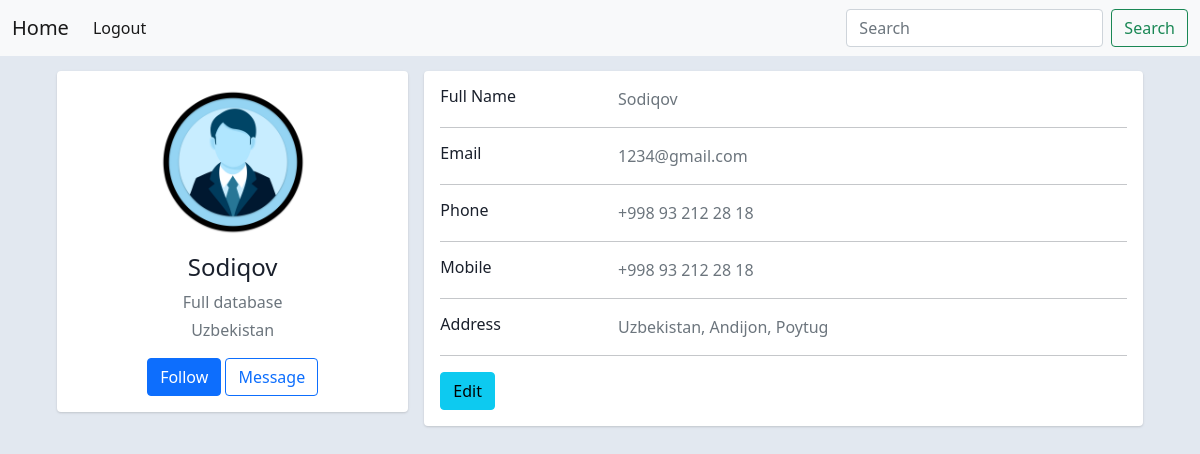
The app's page / (signed in), older data.
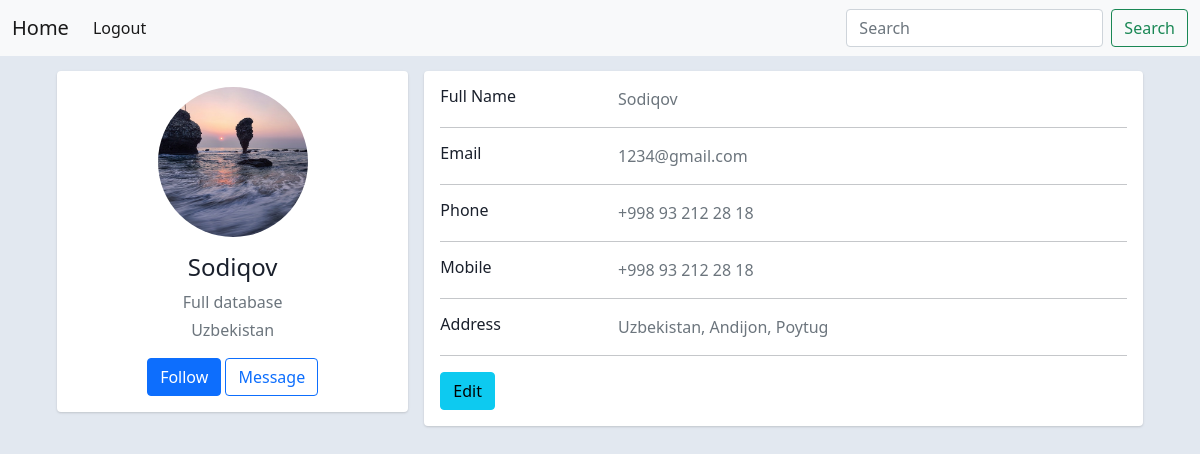
The same page, newer data.
### website/models.py (models this page shows)
class Admin(AbstractUser):
    logo = models.ImageField()
    file = models.FileField()
    file_name = models.CharField(max_length=100)

### website/views.py (the view)
# urls.py: path('', Home.as_view(), name='home'),
class Home(generic.TemplateView):
    template_name = 'index.html'

### website/templates/index.html (shortened to what this page needs)
{% load static %}
<!DOCTYPE html>
<html lang="en">
<head>
    <link href="https://cdn.jsdelivr.net/npm/bootstrap@5.0.2/dist/css/bootstrap.min.css" rel="stylesheet">
    <link rel="stylesheet" href="https://cdnjs.cloudflare.com/ajax/libs/font-awesome/6.1.1/css/all.min.css">
    <link rel="stylesheet" href="{% static 'style.css' %}">
</head>
<body>
    <nav class="navbar navbar-expand-lg navbar-light bg-light">
        <div class="container-fluid">
          <a class="navbar-brand" href="{% url 'django:home' %}">Home</a>
          <div class="collapse navbar-collapse" id="navbarSupportedContent">
            <ul class="navbar-nav me-auto mb-2 mb-lg-0">
                {% if request.user.is_authenticated %}
                <li class="nav-item">
                    <a class="nav-link active" href="{% url 'django:logout' %}" tabindex="-1" aria-disabled="true">Logout</a>
                </li>
                {% endif %}
            </ul>
            <form class="d-flex">
              <input class="form-control me-2" type="search" placeholder="Search" aria-label="Search">
              <button class="btn btn-outline-success" type="submit">Search</button>
            </form>
          </div>
        </div>
      </nav>
    {% block content %}
    {% include 'home.html' %}
    {% endblock content %}
</body>
</html>

### website/templates/home.html (shortened to what this page needs)
{% load static %}
<link rel="stylesheet" href="https://unpkg.com/filepond-plugin-image-preview/dist/filepond-plugin-image-preview.min.css">
<link rel="stylesheet" href="https://unpkg.com/filepond/dist/filepond.min.css">
{% if request.user.is_authenticated %}
<div class="container">
    <div class="main-body">
          <div class="row gutters-sm">
            <div class="col-md-4 mb-3">
              <div class="card">
                <div class="card-body">
                  <div class="d-flex flex-column align-items-center text-center">
                    {% if request.user.logo %}
                    <img src="{{ request.user.logo.url }}" alt="Your image" class="rounded-circle" width="150px" height="150">
                    {% endif %}
                    <div class="mt-3">
                      <h4>{{ request.user.username }}</h4>
                      <p class="text-secondary mb-1">Full database</p>
                      <p class="text-muted font-size-sm">Uzbekistan</p>
                      <button class="btn btn-primary">Follow</button>
                      <button class="btn btn-outline-primary">Message</button>
                    </div>
                  </div>
                </div>
              </div>
            </div>
            <div class="col-md-8">
              <div class="card mb-3">
                <div class="card-body">
                  <div class="row">
                    <div class="col-sm-3">
                      <h6 class="mb-0">Full Name</h6>
                    </div>
                    <div class="col-sm-9 text-secondary">
                        {{ request.user.username }}
                    </div>
                  </div>
                  <hr>
                  <div class="row">
                    <div class="col-sm-3">
                      <h6 class="mb-0">Email</h6>
                    </div>
                    <div class="col-sm-9 text-secondary">
                        {{ request.user.email }}
                    </div>
                  </div>
                  <hr>
                  <div class="row">
                    <div class="col-sm-3">
                      <h6 class="mb-0">Phone</h6>
                    </div>
                    <div class="col-sm-9 text-secondary">
                      +998 93 212 28 18
                    </div>
                  </div>
                  <hr>
                  <div class="row">
                    <div class="col-sm-3">
                      <h6 class="mb-0">Mobile</h6>
                    </div>
                    <div class="col-sm-9 text-secondary">
                        +998 93 212 28 18
                    </div>
                  </div>
                  <hr>
                  <div class="row">
                    <div class="col-sm-3">
                      <h6 class="mb-0">Address</h6>
                    </div>
                    <div class="col-sm-9 text-secondary">
                      Uzbekistan, Andijon, Poytug
                    </div>
                  </div>
                  <hr>
                  <div class="row">
                    <div class="col-sm-12">
                      <a class="btn btn-info " href="{% url 'django:change-user' %}">Edit</a>
                    </div>
                  </div>
                </div>
              </div>
            </div>
          </div>
        </div>
    </div>
{% endif %}

### static/style.css (style rules this page uses)
* { margin: 0; padding: 0; box-sizing: border-box; }
body { background-color: rgb(12, 33, 95); }
nav { margin-top: 0px !important; }

### website/templates/home.html (style rules this page uses)
body { color: #1a202c; text-align: left; background-color: #e2e8f0; }
.main-body { padding: 15px; }
.card { box-shadow: 0 1px 3px 0 rgba(0,0,0,.1), 0 1px 2px 0 rgba(0,0,0,.06); }
.card { position: relative; display: flex; flex-direction: column; min-width: 0; word-wrap: break-word; background-color: #fff; background-clip: border-box; border: 0 solid rgba(0,0,0,.125); border-radius: .25rem; }
.card-body { flex: 1 1 auto; min-height: 1px; padding: 1rem; }
.gutters-sm { margin-right: -8px; margin-left: -8px; }
.gutters-sm>.col, .gutters-sm>[class*=col-] { padding-right: 8px; padding-left: 8px; }
.mb-3, .my-3 { margin-bottom: 1rem!important; }

Row changes from the older to the newer data that the page shows:
changed Admin "Sodiqov": user.logo: picture added in place of a placeholder
